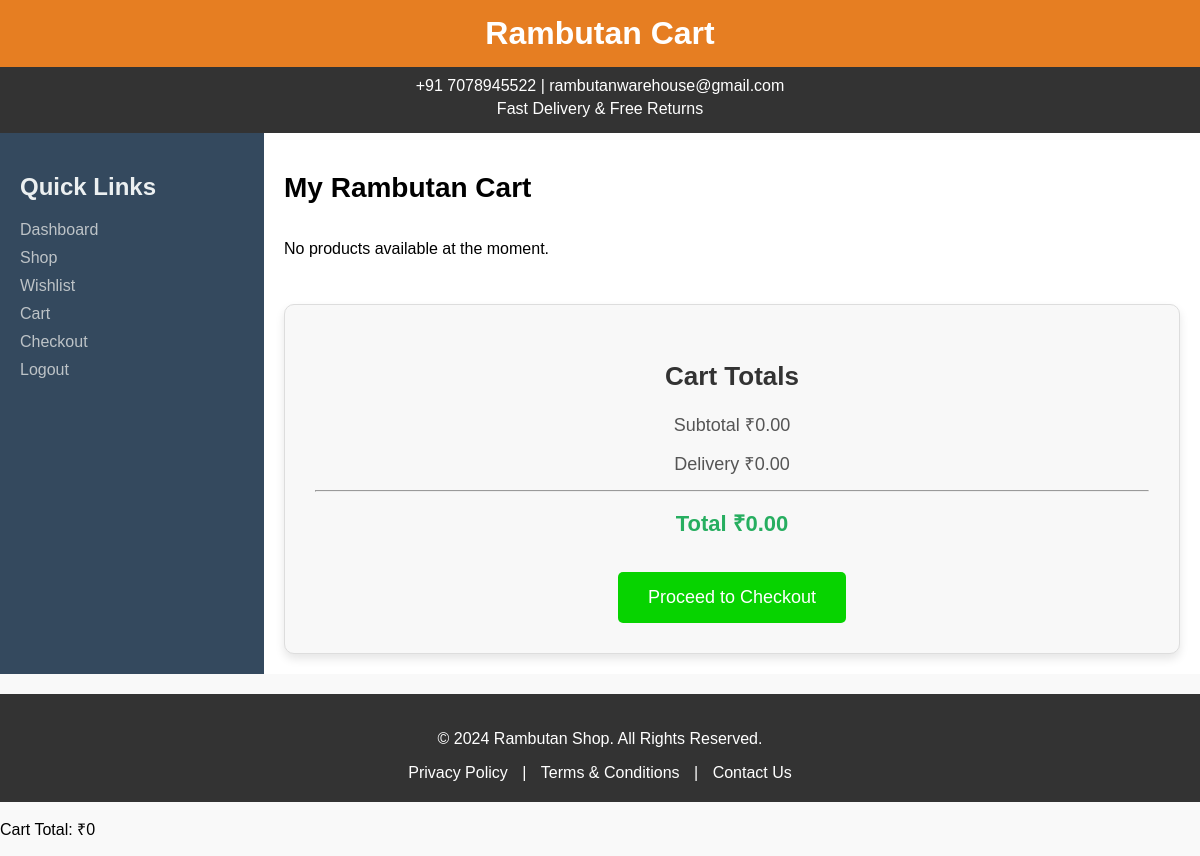
The page /cart/ (signed in) on the database as committed earlier.
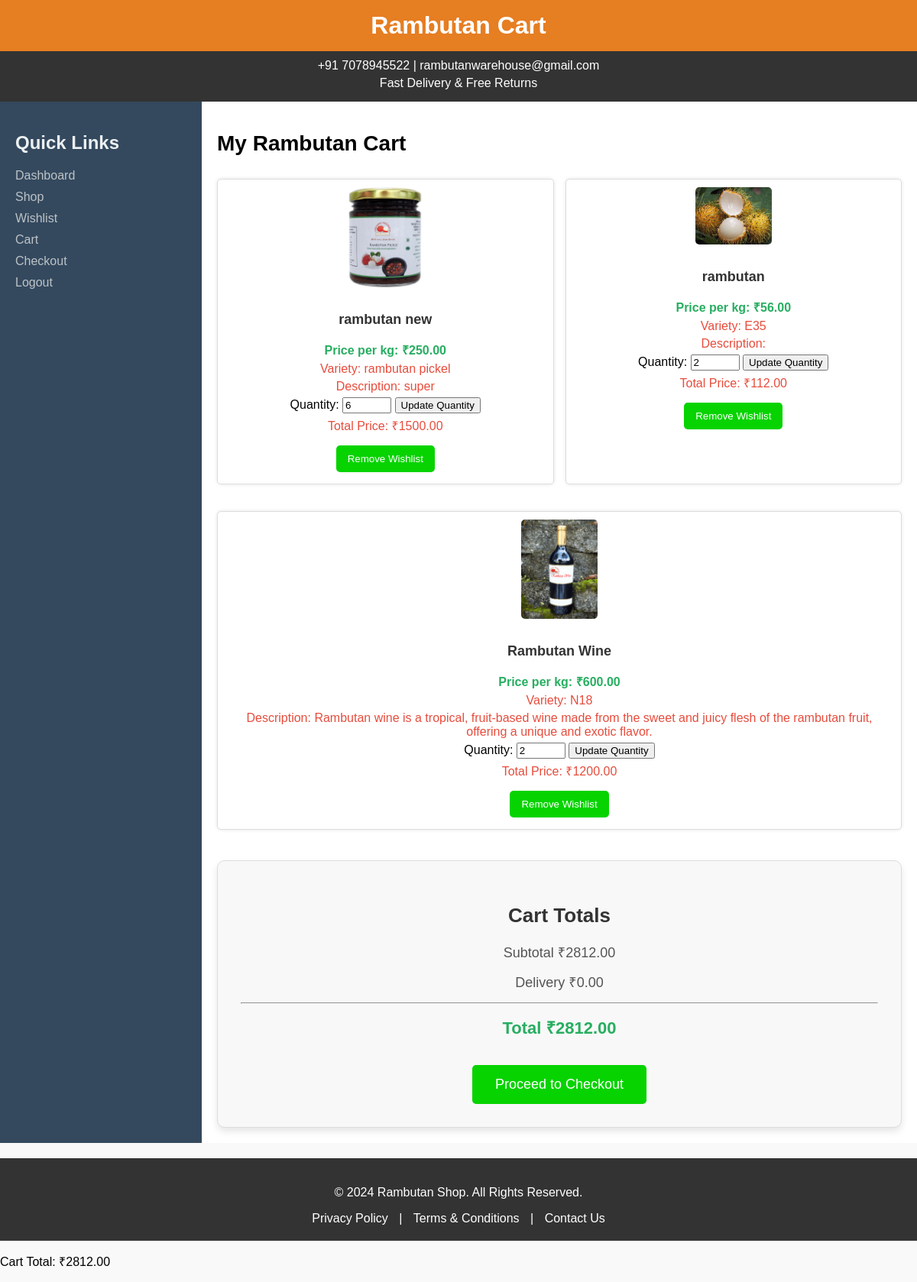
The same page on the database as committed later.
### warehouse/models.py (models this page shows, shortened)
class Cart(models.Model):
    user = models.ForeignKey(settings.AUTH_USER_MODEL, on_delete=models.CASCADE, related_name='carts')
    rambutan_post = models.ForeignKey(RambutanPost, on_delete=models.CASCADE, related_name='carts')
    quantity = models.PositiveIntegerField(default=1)
    price = models.DecimalField(max_digits=10, decimal_places=2, null=True, blank=True)
    total_price = models.DecimalField(max_digits=10, decimal_places=2, null=True, blank=True)
    added_at = models.DateTimeField(auto_now_add=True)
    class Meta:
        unique_together = ('user', 'rambutan_post')

class RambutanPost(models.Model):
    farmer = models.ForeignKey('FarmerDetails', on_delete=models.CASCADE, related_name='rambutan_posts')
    name = models.CharField(max_length=255)
    variety = models.CharField(max_length=100)
    quantity = models.PositiveIntegerField()
    price_per_kg = models.DecimalField(max_digits=10, decimal_places=2)
    image = models.ImageField(upload_to='rambutan_images/', blank=True, null=True)
    description = models.TextField(blank=True, null=True)
    created_at = models.DateTimeField(auto_now_add=True)

### warehouse/views.py (the view)
# urls.py: path('cart/', views.cart, name='cart'),
@login_required
def cart(request):
    cart_items = Cart.objects.filter(user=request.user)
    for item in cart_items:
        item.total_price = item.price * item.quantity
    total_price = sum(item.total_price for item in cart_items)
    context = {
        'cart_items': cart_items,
        'total_price': total_price,
    }
    return render(request, 'cart.html', context)

### warehouse/templates/cart.html (shortened to what this page needs)
<!DOCTYPE html>
<html lang="en">
<head>
</head>
<body>
<header>
    <h1>Rambutan Cart</h1>
</header>
<div class="top-bar">
    <span>+91 7078945522 | rambutanwarehouse@gmail.com</span>
    <span>Fast Delivery & Free Returns</span>
</div>
<div class="container">
    <div class="sidebar">
        <h2>Quick Links</h2>
        <a href="{% url 'customer_dashboard' %}">Dashboard</a>
        <a href="{% url 'products_browse' %}">Shop</a>
        <a href="{% url 'wishlist' %}">Wishlist</a>
        <a href="{% url 'cart' %}">Cart</a>
        <a href="{% url 'checkout' %}">Checkout</a>
        <a href="{% url 'logout' %}">Logout</a>
    </div>
    <div class="main-content">
        <h1>My Rambutan Cart</h1>
        <div class="product-listing">
            {% for item in cart_items %}
            <div class="product" id="product-{{ item.id }}">
                <img src="/media/{{ item.rambutan_post.image }}" alt="{{ item.name }}" width="100px">
                <h3>{{ item.rambutan_post.name }}</h3>
                <p class="price">Price per kg: ₹<span id="price-{{ item.id }}">{{ item.price }}</span></p>
                <p>Variety: {{ item.rambutan_post.variety }}</p>
                <p>Description: {{ item.rambutan_post.description }}</p>
                <form action="{% url 'update_cart_item_quantity' item.id %}" method="POST">
                    <label for="quantity">Quantity:</label>
                    <input type="number" name="quantity" value="{{ item.quantity }}" min="1" max="100">
                    <button type="submit">Update Quantity</button>
                </form>
                <p>Total Price: ₹{{ item.total_price }}</p>
                <div class="cart-buttons">
                    <button><a href="{% url 'remove_cart_item' item.id %}">Remove Wishlist</a></button>
                </div>
            </div>
            {% empty %}
            <p>No products available at the moment.</p>
            {% endfor %}
        </div>
        <div class="cart-total-box">
            <h3>Cart Totals</h3>
            <p>
                <span>Subtotal</span>
                <span>₹{{ total_price|floatformat:2 }}</span>
            </p>
            <p>
                <span>Delivery</span>
                <span>₹0.00</span>
            </p>
            <hr>
            <p class="total-price">
                <span>Total</span>
                <span>₹{{ total_price|floatformat:2 }}</span>
            </p>
            <a href="{% url 'checkout' %}" class="checkout-btn">Proceed to Checkout</a>
        </div>
    </div>
</div>
<footer>
    <p>&copy; 2024 Rambutan Shop. All Rights Reserved.</p>
    <a href="#">Privacy Policy</a> | <a href="#">Terms & Conditions</a> | <a href="#">Contact Us</a>
</footer>
<p>Cart Total: ₹<span id="cart-total">{{ total_price }}</span></p>
</body>
</html>

### warehouse/templates/cart.html (style rules this page uses)
body { font-family: Arial, sans-serif; background-color: #f9f9f9; margin: 0; padding: 0; }
header { background-color: #e67e22; color: white; padding: 15px; text-align: center; }
header h1 { margin: 0; }
.top-bar { background-color: #333; color: white; text-align: center; padding: 10px; }
.top-bar span { display: block; margin-bottom: 5px; }
.container { display: flex; width: 100%; }
.sidebar { width: 20%; background-color: #34495e; padding: 20px; color: white; }
.sidebar h2 { color: #ecf0f1; }
.sidebar a { color: #bdc3c7; text-decoration: none; display: block; margin-bottom: 10px; }
.main-content { width: 80%; padding: 20px; background-color: #fff; }
.main-content h1 { font-size: 28px; margin-bottom: 20px; }
.product-listing { display: flex; flex-wrap: wrap; gap: 15px; }
.product { flex: 1 1 calc(33.333% - 20px); margin: 10px 0; border: 1px solid #ddd; padding: 10px; box-shadow: 0 0 5px rgba(0, 0, 0, 0.1); border-radius: 5px; background-color: #fff; text-align: center; }
.product img { max-width: 100%; height: auto; margin-bottom: 10px; border-radius: 5px; }
.product h3 { font-size: 18px; color: #333; }
.product p { font-size: 16px; color: #e74c3c; margin: 5px 0; }
.product .price { color: #27ae60; font-weight: bold; }
.product .cart-buttons { margin-top: 10px; }
.cart-buttons button { background-color: #07d300; border: none; color: white; padding: 10px 15px; margin: 5px; cursor: pointer; border-radius: 5px; }
.cart-buttons a { color: white; text-decoration: none; }
footer { text-align: center; padding: 20px; background-color: #333; color: white; margin-top: 20px; }
footer a { color: white; text-decoration: none; margin: 0 10px; }
.cart-total-box { background-color: #f8f8f8; padding: 30px; border: 1px solid #ddd; border-radius: 10px; margin-top: 30px; text-align: center; box-shadow: 0 5px 10px rgba(0, 0, 0, 0.1); }
.cart-total-box h3 { font-size: 26px; color: #333; margin-bottom: 20px; }
.cart-total-box p { font-size: 18px; margin: 15px 0; color: #555; }
.cart-total-box .total-price { font-size: 22px; color: #27ae60; font-weight: bold; }
.cart-total-box .checkout-btn { background-color: #07d300; border: none; color: white; padding: 15px 30px; font-size: 18px; cursor: pointer; border-radius: 5px; text-decoration: none; display: inline-block; margin-top: 20px; }

Rows that differ between the two databases and show on the page:
added Cart: rambutan_post.image (picture), rambutan_post.name "rambutan new", price "250.00", rambutan_post.variety "rambutan pickel", rambutan_post.description "super", quantity "6", total_price "1500.00"
added Cart: rambutan_post.image (picture), rambutan_post.name "rambutan", price "56.00", rambutan_post.variety "E35", quantity "2", total_price "112.00"
added Cart: rambutan_post.image (picture), rambutan_post.name "Rambutan Wine", price "600.00", rambutan_post.variety "N18", rambutan_post.description "Rambutan wine is a tropical, fruit-based wine made from the sweet and juicy flesh of the rambutan fruit, offering a unique and exotic flavor.", quantity "2", total_price "1200.00"
Other text that changed with them:
{{ total_price|floatformat:2 }}: "0.00" → "2812.00"
{{ total_price }}: "0" → "2812.00"
text no longer shown: "No products available at the moment."
